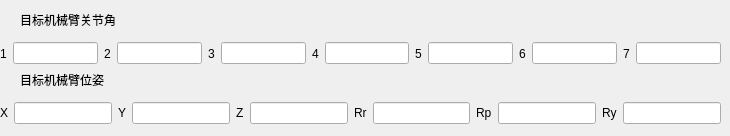
        <widget class="QWidget" name="page_4">
         <widget class="QLabel" name="label_61">
          <property name="geometry">
           <rect>
            <x>20</x>
            <y>10</y>
            <width>131</width>
            <height>19</height>
           </rect>
          </property>
          <property name="text">
           <string>目标机械臂关节角</string>
          </property>
         </widget>
         <widget class="QLabel" name="label_62">
          <property name="geometry">
           <rect>
            <x>20</x>
            <y>70</y>
            <width>121</width>
            <height>19</height>
           </rect>
          </property>
          <property name="text">
           <string>目标机械臂位姿</string>
          </property>
         </widget>
         <widget class="QWidget" name="layoutWidget_5">
          <property name="geometry">
           <rect>
            <x>0</x>
            <y>40</y>
            <width>721</width>
            <height>27</height>
           </rect>
          </property>
          <layout class="QHBoxLayout" name="horizontalLayout_2">
           <item>
            <widget class="QLabel" name="label_120">
             <property name="text">
              <string>1</string>
             </property>
            </widget>
           </item>
           <item>
            <widget class="QLineEdit" name="lineEdit_102"/>
           </item>
           <item>
            <widget class="QLabel" name="label_121">
             <property name="text">
              <string>2</string>
             </property>
            </widget>
           </item>
           <item>
            <widget class="QLineEdit" name="lineEdit_103"/>
           </item>
           <item>
            <widget class="QLabel" name="label_122">
             <property name="text">
              <string>3</string>
             </property>
            </widget>
           </item>
           <item>
            <widget class="QLineEdit" name="lineEdit_104"/>
           </item>
           <item>
            <widget class="QLabel" name="label_123">
             <property name="text">
              <string>4</string>
             </property>
            </widget>
           </item>
           <item>
            <widget class="QLineEdit" name="lineEdit_105"/>
           </item>
           <item>
            <widget class="QLabel" name="label_124">
             <property name="text">
              <string>5</string>
             </property>
            </widget>
           </item>
           <item>
            <widget class="QLineEdit" name="lineEdit_106"/>
           </item>
           <item>
            <widget class="QLabel" name="label_125">
             <property name="text">
              <string>6</string>
             </property>
            </widget>
           </item>
           <item>
            <widget class="QLineEdit" name="lineEdit_107"/>
           </item>
           <item>
            <widget class="QLabel" name="label_126">
             <property name="text">
              <string>7</string>
             </property>
            </widget>
           </item>
           <item>
            <widget class="QLineEdit" name="lineEdit_108"/>
           </item>
          </layout>
         </widget>
         <widget class="QWidget" name="layoutWidget_4">
          <property name="geometry">
           <rect>
            <x>0</x>
            <y>100</y>
            <width>721</width>
            <height>27</height>
           </rect>
          </property>
          <layout class="QGridLayout" name="gridLayout_8">
           <item row="0" column="0">
            <widget class="QLabel" name="label_81">
             <property name="text">
              <string>X</string>
             </property>
            </widget>
           </item>
           <item row="0" column="1">
            <widget class="QLineEdit" name="lineEdit_72"/>
           </item>
           <item row="0" column="2">
            <widget class="QLabel" name="label_83">
             <property name="text">
              <string>Y</string>
             </property>
            </widget>
           </item>
           <item row="0" column="3">
            <widget class="QLineEdit" name="lineEdit_74"/>
           </item>
           <item row="0" column="4">
            <widget class="QLabel" name="label_84">
             <property name="text">
              <string>Z</string>
             </property>
            </widget>
           </item>
           <item row="0" column="5">
            <widget class="QLineEdit" name="lineEdit_75"/>
           </item>
           <item row="0" column="6">
            <widget class="QLabel" name="label_110">
             <property name="text">
              <string>Rr</string>
             </property>
            </widget>
           </item>
           <item row="0" column="7">
            <widget class="QLineEdit" name="lineEdit_69"/>
           </item>
           <item row="0" column="8">
            <widget class="QLabel" name="label_85">
             <property name="text">
              <string>Rp</string>
             </property>
            </widget>
           </item>
           <item row="0" column="9">
            <widget class="QLineEdit" name="lineEdit_66"/>
           </item>
           <item row="0" column="10">
            <widget class="QLabel" name="label_86">
             <property name="text">
              <string>Ry</string>
             </property>
            </widget>
           </item>
           <item row="0" column="11">
            <widget class="QLineEdit" name="lineEdit_76"/>
           </item>
          </layout>
         </widget>
        </widget>
